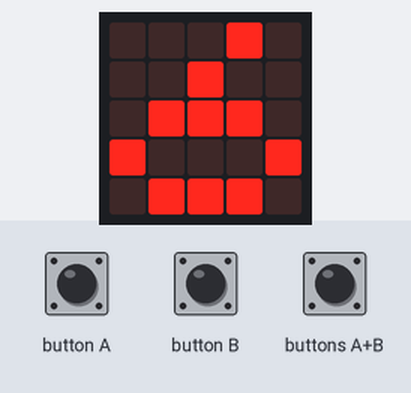
Recording of a program running on a simulated BBC micro:bit (MakeCode). Parts: the board's 5×5 LED display. The test bench sets the inputs (shaded band). Random numbers come from a fixed seed.

Above: at 1.9 s.
2.0 s: button A pressed for 0.15 s
At 2.7 s:
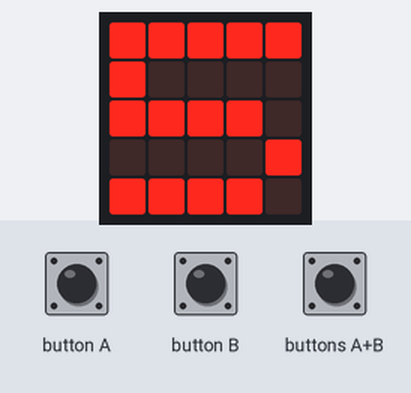
3.6 s: buttons A+B pressed for 0.15 s
At 4.9 s:
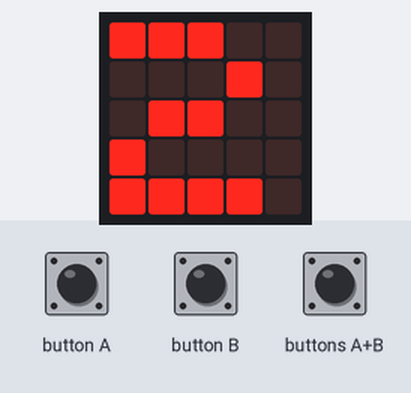
5.2 s: button A pressed for 0.15 s
At 6.3 s:
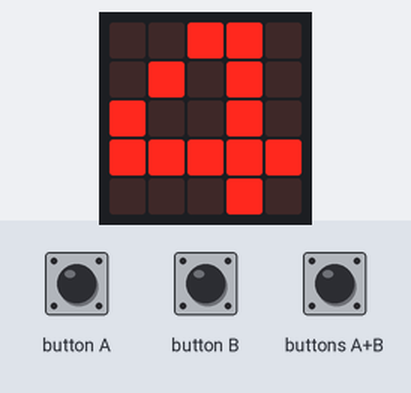
6.8 s: buttons A+B pressed for 1 s
At 8.8 s:
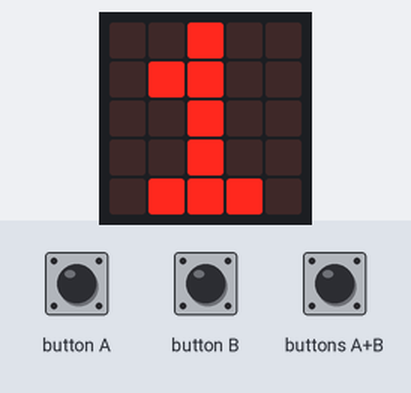
Timing chart, 0 to 10.3 s (numbered marks = the images above; inputs shaded):
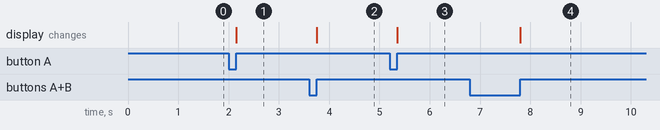

The program:

main.ts
```typescript
let min_sides = 4
let max_sides = 9
let sides = 6
function show_current() {
    basic.showNumber(sides)
}

input.onButtonPressed(Button.A, function on_button_pressed_a() {

    sides = sides - 1
    if (sides < min_sides) {
        sides = min_sides
    }

    show_current()
})
input.onButtonPressed(Button.B, function on_button_pressed_b() {

    sides = sides + 1
    if (sides > max_sides) {
        sides = max_sides
    }

    show_current()
})
input.onButtonPressed(Button.AB, function on_button_pressed_ab() {
    let result = Math.randomRange(1, sides)
    basic.showNumber(result)
})
show_current()
```

test.ts
```typescript
// Tady jsou testy. Při použití tohoto balíčku jako rozšíření nebude zkompilováno.
```

Measured:
- after the input at 2.0 s, the display: changes after 0.15 s (image 1)
- after the input at 3.6 s, the display: changes after 0.15 s (image 2)
- after the input at 5.2 s, the display: changes after 0.15 s (image 3)
- after the input at 6.8 s, the display: changes after 1.0 s (image 4)
